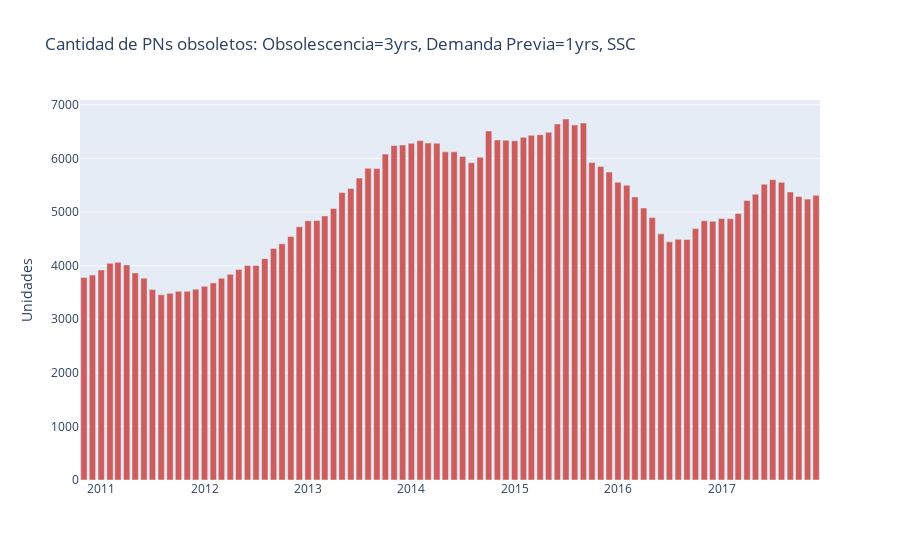

Notebook code for this chart:
### Code cell
PNs, PNs_n = get_def_obsoletos(linea, years_obsoleto=3, years_dda_previa=1, grafico=True)
